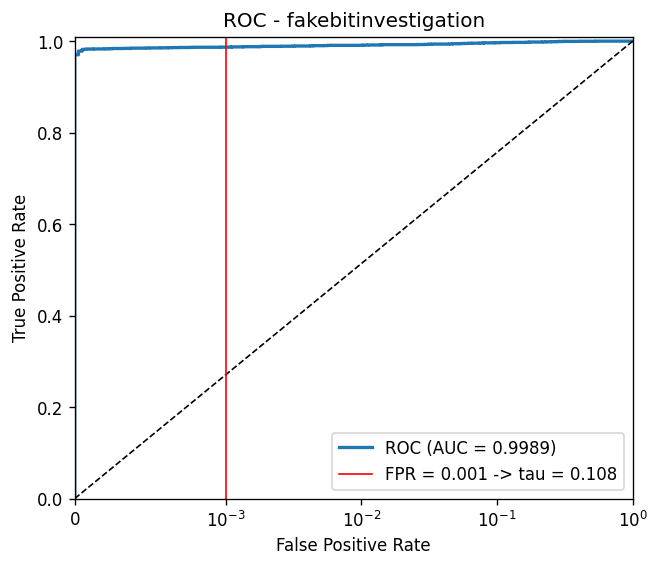

Python code for this plot:
"""
Capture the Mark 2026 - calcolo della soglia tau (ROC) del gruppo fakebitinvestigation.

Segue la procedura di p.4 del regolamento (Lab4, ROC-curves, esempio 2):
  1. embedding del nostro watermark W_original su un insieme di immagini;
  2. in un ciclo, attacchi casuali (solo quelli permessi: awgn, blur, sharpening, jpeg,
     resize, median, anche combinati o localizzati) sulle immagini watermarkate;
  3. estrazione con la stessa funzione della detection;
  4. sim(W_extracted dalla watermarkata, W estratto dall'attaccata) -> score con label 1
     (e' esattamente la similarita' calcolata dalla detection);
  5. per ogni attacco, N_RANDOM watermark casuali W_random (in forma +-1, la stessa mappatura
     dell'embedding) -> sim(W_random, W estratto dall'attaccata) con la STESSA funzione di
     similarita' della detection (massimo sulle varianti di estrazione) -> label 0;
  6. curva ROC (sklearn) e scelta di tau: la soglia piu' bassa con FPR <= FPR_TARGET
     (dentro l'intervallo ammesso [0, 0.1]).

Questo codice NON fa parte della detection (p.4: la soglia si calcola una volta sola, fuori).

Uso (da qualunque cartella; di default usa ../sample-images e ../fakebitinvestigation.npy):
    python roc_fakebitinvestigation.py [cartella_immagini] [n_attacchi_per_immagine]
Output: stampa tau e salva la curva in roc_fakebitinvestigation.png
"""
import glob
import io
import os
import sys
import time
from multiprocessing import Pool

import cv2
import numpy as np
from PIL import Image
from scipy.ndimage import gaussian_filter, median_filter, uniform_filter
from scipy.signal import medfilt
from skimage.transform import rescale
from sklearn.metrics import roc_curve, auc

import embedding_fakebitinvestigation as emb
import detection_fakebitinvestigation as det

HERE = os.path.dirname(os.path.abspath(__file__))
WATERMARK = os.path.join(HERE, "..", "fakebitinvestigation.npy")   # watermark e immagini sono nella cartella superiore
FPR_TARGET = 0.001      # FPR scelta per tau (il regolamento ammette [0, 0.1])
N_RANDOM = 10           # watermark casuali per ogni attacco (campioni con label 0)
SEED = 2026


# ----------------------------------------------------------------- attacchi (lab)
def _u8(x):
    return np.clip(np.rint(x), 0, 255).astype(np.uint8)


def awgn(img, std, seed):
    return _u8(img.astype(float) + np.random.default_rng(seed).normal(0.0, std, img.shape))


def blur(img, sigma):
    return _u8(gaussian_filter(img.astype(float), sigma))


def sharpening(img, sigma, alpha):
    f = img.astype(float)
    return _u8(f + alpha * (f - gaussian_filter(f, sigma)))


def median(img, k):
    return _u8(medfilt(img.astype(float), k))


def resizing(img, scale):
    x, y = img.shape
    a = rescale(img.astype(float), scale)
    a = rescale(a, 1 / scale)[:x, :y]
    if a.shape != (x, y):
        a = np.pad(a, ((0, x - a.shape[0]), (0, y - a.shape[1])), mode='edge')
    return _u8(a)


def jpeg_compression(img, qf):
    buf = io.BytesIO()
    Image.fromarray(img).save(buf, "JPEG", quality=int(qf))
    buf.seek(0)
    return np.asarray(Image.open(buf), dtype=np.uint8)


def _smooth_mask(img, q):
    f = img.astype(float)
    m = uniform_filter(f, 16)
    sd = np.sqrt(np.maximum(uniform_filter(f * f, 16) - m * m, 0))
    return sd <= np.quantile(sd, q)


def random_attack(img, rng):
    """Un attacco casuale tra quelli permessi (con parametri casuali)."""
    k = rng.integers(10)
    if k == 0:
        return jpeg_compression(img, int(rng.integers(3, 95))), "jpeg"
    if k == 1:
        return awgn(img, rng.uniform(1, 30), int(rng.integers(1 << 30))), "awgn"
    if k == 2:
        return blur(img, rng.uniform(0.3, 3)), "blur"
    if k == 3:
        return sharpening(img, float(rng.choice([0.5, 1, 2, 4, 10])), rng.uniform(0.2, 3)), "sharp"
    if k == 4:
        return median(img, int(rng.choice([3, 5, 7, 9]))), "median"
    if k == 5:
        return resizing(img, round(rng.uniform(0.2, 0.95), 2)), "resize"
    if k == 6:
        return blur(awgn(img, rng.uniform(5, 30), int(rng.integers(1 << 30))), rng.uniform(0.5, 2)), "awgn+blur"
    if k == 7:
        return jpeg_compression(blur(img, rng.uniform(0.3, 1.5)), int(rng.integers(3, 50))), "blur+jpeg"
    if k == 8:   # localizzato sulle zone lisce (maschera calcolata dalla watermarkata)
        m = _smooth_mask(img, rng.uniform(0.3, 0.7))
        out = img.copy()
        out[m] = jpeg_compression(img, int(rng.integers(2, 20)))[m]
        return out, "jpeg locale"
    return median_filter(img, size=int(rng.choice([3, 5, 7]))), "median_nd"


# ----------------------------------------------------------------- un'immagine
def _one_image(args):
    path, n_att, seed = args
    rng = np.random.default_rng(seed)
    original = cv2.imread(path, cv2.IMREAD_GRAYSCALE)
    watermarked = emb.embedding(path, WATERMARK)
    c0 = det._dct2(original.astype(np.float64))
    uu, vv = det._select_pairs(c0)
    W_ext = det._extract(c0, uu, vv, watermarked.astype(np.float64))
    scores, labels, wps = [], [], []
    for _ in range(n_att):
        attacked, _ = random_attack(watermarked, rng)
        vecs = det._attacked_vectors(c0, uu, vv, original, attacked)
        q = emb.wpsnr(watermarked, attacked) if not np.array_equal(watermarked, attacked) else 99.0
        scores.append(det._score(W_ext, vecs)); labels.append(1); wps.append(q)
        for _ in range(N_RANDOM):
            W_random = rng.choice([-1.0, 1.0], W_ext.size)
            scores.append(det._score(W_random, vecs)); labels.append(0); wps.append(q)
    return scores, labels, wps


def main():
    folder = sys.argv[1] if len(sys.argv) > 1 else os.path.join(HERE, "..", "sample-images")
    n_att = int(sys.argv[2]) if len(sys.argv) > 2 else 40
    files = sorted(glob.glob(os.path.join(folder, "*.bmp")))
    t0 = time.time()
    with Pool(max(1, (os.cpu_count() or 2) - 1)) as p:
        res = p.map(_one_image, [(f, n_att, SEED + i) for i, f in enumerate(files)], chunksize=1)
    scores = np.concatenate([r[0] for r in res])
    labels = np.concatenate([r[1] for r in res])
    wps = np.concatenate([r[2] for r in res])

    fpr, tpr, thr = roc_curve(labels, scores, drop_intermediate=False)
    h0 = scores[labels == 0]
    h1 = scores[labels == 1]
    # tau = la soglia piu' bassa con FPR <= FPR_TARGET: lasciamo sopra soglia al massimo
    # floor(FPR_TARGET * n) campioni H0, mettendo tau appena sopra il successivo.
    h0s = np.sort(h0)
    m = int(np.floor(FPR_TARGET * len(h0s)))
    tau = float(np.nextafter(h0s[len(h0s) - m - 1], np.inf))
    valid = (labels == 1) & (wps >= 35)
    print(f"{len(files)} immagini, {n_att} attacchi ciascuna, {N_RANDOM} watermark casuali per attacco "
          f"({len(h1)} campioni H1, {len(h0)} H0), {time.time() - t0:.0f}s")
    print(f"AUC = {auc(fpr, tpr):.5f}")
    print(f"H0: media {h0.mean():+.4f}, dev.std {h0.std():.4f}, quantile 99.9% {np.quantile(h0, 0.999):.4f}, max {h0.max():.4f}")
    print(f"tau (FPR <= {FPR_TARGET}) = {tau:.4f}  ->  FPR {np.mean(h0 >= tau):.5f}, TPR {np.mean(h1 >= tau):.4f}; "
          f"TPR sui soli attacchi con WPSNR >= 35: {np.mean(scores[valid] >= tau):.4f}")
    for t in (0.08, 0.10, 0.12):
        print(f"  tau={t:.2f}: FPR {np.mean(h0 >= t):.5f}, TPR {np.mean(h1 >= t):.4f}")

    import matplotlib
    matplotlib.use("Agg")                        # nessuna finestra: salviamo solo il file
    import matplotlib.pyplot as plt
    plt.figure(figsize=(6, 5))
    plt.plot(fpr, tpr, lw=2, label=f"ROC (AUC = {auc(fpr, tpr):.4f})")
    plt.plot([0, 1], [0, 1], "k--", lw=1)
    plt.axvline(FPR_TARGET, color="r", lw=1, label=f"FPR = {FPR_TARGET} -> tau = {tau:.3f}")
    plt.xscale("symlog", linthresh=1e-3)
    plt.xlim(0, 1); plt.ylim(0, 1.01)
    plt.xlabel("False Positive Rate"); plt.ylabel("True Positive Rate")
    plt.title("ROC - fakebitinvestigation"); plt.legend(loc="lower right")
    plt.savefig(os.path.join(HERE, "roc_fakebitinvestigation.png"), dpi=120, bbox_inches="tight")


if __name__ == "__main__":
    main()
